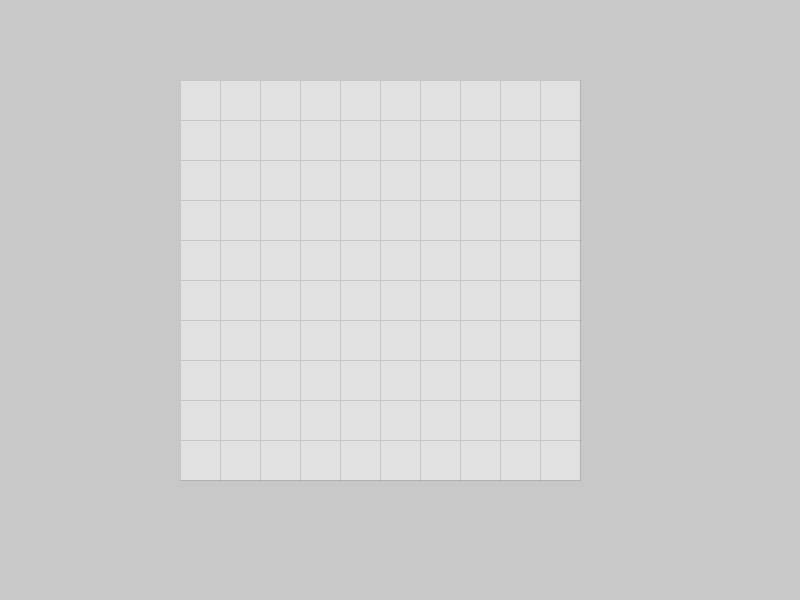
Frame 1 (no input)
Frame 60 (the mouse pressed at the canvas centre just before this capture): identical to frame 1, image omitted
Frame 120 (the mouse held since frame 60 and released just before this capture): identical to frame 1, image omitted

The Processing sketch that drew this single still picture (run headless with seeded random() and noise(); from frame 60 on, the mouse is pressed at the canvas centre):

// Processing sketch: Saper
// ── Saper.pde
PGraphics screen;

SaperBoard board;

void setup() {
  size(800, 600);
  
  screen = createGraphics(width, height);
  
  board = new SaperBoard(400, 400, 10, 10);
  board.generate();
}

void draw() {
  screen.beginDraw();
  
  screen.background(200);
  board.draw(screen);
  
  screen.endDraw();
  
  image(screen, 0, 0);
}

void mousePressed() {
  board.mousePressed();
}

// ── Button.pde
public interface ButtonAction {
 void Invoke(); 
}

public class Button extends GameObject {
 private float _w, _h;
 private color _color;
 private boolean _hasStroke;
 private float _strokeWeight;
 private color _strokeColor;
 private ArrayList<ButtonAction> _actions = new ArrayList<ButtonAction>();
 
 public Button(PVector pos, float w, float h) {
   this(pos.x, pos.y, w, h);
 }
 
 public Button(float x, float y, float w, float h) {
  this(x, y, w, h, color(255)); 
 }
 
 public Button(float x, float y, float w, float h, color col) {
   this(x, y, w, h, col, false, 0, color(0));
 }
 
 public Button(float x, float y, float w, float h, color col, boolean hasStroke, float strokeWeight, color strokeColor) {
  super(x, y);
  _w = w;
  _h = h;
  _color = col;
  _hasStroke = hasStroke;
  _strokeWeight = strokeWeight;
  _strokeColor = strokeColor;
 }
 
 public void addAction(ButtonAction a) {
  _actions.add(a); 
 }
 
 public void Invoke() {
   for (ButtonAction a : _actions) {
     a.Invoke();
   }
 }
 
 public void draw(PGraphics drawTarget) {
    drawTarget.pushMatrix();
    drawTarget.pushStyle();
    
    drawTarget.rectMode(CENTER);
    if (_hasStroke) {
     drawTarget.strokeWeight(_strokeWeight);
     drawTarget.stroke(_strokeColor);
    }
    else {
     drawTarget.noStroke(); 
    }
    drawTarget.fill(_color);
    PVector pos = getPosition();
    drawTarget.translate(pos.x, pos.y);
    drawTarget.rect(0, 0, _w, _h);

    drawTarget.popStyle();
    drawTarget.popMatrix();
 }
 
 public boolean isInside(float x, float y) {
   PVector pos = getPosition();
  return x >= pos.x - _w / 2f && x <= pos.x + _w / 2f && y >= pos.y - _h / 2f && y <= pos.y + _h / 2f;
 }
 
 public void mousePressed() {
   if (mouseButton == LEFT && isInside(mouseX, mouseY)) {
     for (ButtonAction a : _actions) {
       a.Invoke();
     }
   }
 }
 
 public void setStrokeWeight(float strokeWeight) {
   _strokeWeight = strokeWeight;
 }
 
 public void setStrokeColor(color strokeColor) {
   _strokeColor = strokeColor;
 }
 
 public void setHasStroke(boolean hasStroke) {
   _hasStroke = hasStroke;
 }
 
 public void setColor(color Color) {
   _color = Color;
 }
 
 public float getHeight() {
   return _h; 
 }
 
 public float getWidth() {
  return _w; 
 }
 
 public void setWidth(float w) {
   _w = w;
 }
 
 public void setHeight(float h) {
   _h = h;
 }
}

// ── GameObject.pde
public class GameObject {
  private PVector _pos;
  private boolean _enabled;
  
  public GameObject() {
   this(0, 0); 
  }
  
  public GameObject(float x, float y) {
    this(new PVector(x, y));
  }
  
  public GameObject(PVector pos) {
   _pos = new PVector(pos.x, pos.y);
   _enabled = true;
  }
  
  public void setPosition(float x, float y) {
    setPosition(new PVector(x, y));
  }
  
  public void setPosition(PVector pos) {
    _pos.x = pos.x;
    _pos.y = pos.y;
  }
  
  public PVector getPosition() {
    return _pos;
  }
  
  public boolean isEnabled() {
     return _enabled; 
  }
  
  public void enable(boolean enable) {
     _enabled = enable;
  }
  
  public void draw(PGraphics drawTarget) {
    
  }
  
  public void mousePressed() {
    
  }
  
  public void mouseReleased() {
    
  }
  
  public void mouseDragged() {
    
  }
}

// ── RangeSlider.pde
public interface SliderAction {
 void Invoke(); 
}

public class RangeSlider extends GameObject {
  
  private float _min = 0f;
  private float _max = 1f;
  private float _w = 100f;
  private float _h = 10f;
  private ArrayList<RangeSliderHandle> _handles = new ArrayList<RangeSliderHandle>();
  private ArrayList<SliderAction> _actions = new ArrayList<SliderAction>();
  
  private int _handle = -1;
  
  RangeSlider(ArrayList<Float> values, float minValue, float maxValue, ArrayList<Integer> colors) {
    super();
    
    this._min = minValue;
    this._max = maxValue;
    this._w = 100f;
    this._h = 10f;
    this._handles = new ArrayList<RangeSliderHandle>();
    
    for (int i = 0; i < values.size(); ++i) {
      if (i + 1 < values.size()) {
        float start = this._min;
        float end = values.get(i + 1);
        if (i != 0) {
            start = values.get(i - 1);
        }
        
        color c = color(128);
        
        if (i < colors.size()) {
          c = colors.get(i);
        }
        
        RangeSliderHandle h = new RangeSliderHandle(values.get(i), start, end, c);
        h.setDiameter(this._h * 0.9);
        this._handles.add(h);
      }
      else {
        
        color c = color(128);
        
        if (i < colors.size()) {
          c = colors.get(i);
        }
        
        float start = this._min;
        
        if (i != 0) {
          start = values.get(i - 1);
        }
        
        RangeSliderHandle h = new RangeSliderHandle(values.get(i), start, this._max, c);
        h.setDiameter(this._h * 0.9);
        this._handles.add(h);
      }
    }
  }
  
  public void setSize(float w, float h) {
    this._w = w;
    this._h = h;
    
    for (int i = 0; i < this._handles.size(); ++i) {
      this._handles.get(i).setDiameter(this._h * 0.9);
    }
  }
  
   public float getHeight() {
     return this._h; 
   }
   
   public float getWidth() {
    return this._w; 
   }
   
   public void setHeight(float h) {
     this._h = h; 
   }
   
   public void setWidth(float w) {
     this._w = w; 
   }
   
   public void addAction(SliderAction a) {
     this._actions.add(a);
   }
   
   public void Invoke() {
     for (SliderAction a : this._actions) {
       a.Invoke();
     }
   }
  
  private float mapValueToPos(float value, float newMin, float newMax) {
    return map(value, this._min, this._max, newMin, newMax);
  }
  
  public void draw(PGraphics drawTarget) {
    drawTarget.pushMatrix();
    drawTarget.pushStyle();
    
    if (this._handle != -1) {
      // Nie wiem czy bedzie dzialac jak sie przesunie PGraphics
      this.onDrag(this._handle, mouseX);
    }
    
    drawTarget.rectMode(CORNER);
    drawTarget.noStroke();
    drawTarget.fill(225);
    drawTarget.rect(super._pos.x, super._pos.y, this._w, this._h * 0.25, 55, 55, 55, 55);
    drawTarget.ellipseMode(CORNER);
    
    for (int h = 0; h < this._handles.size(); ++h) {
      
      float minX = super._pos.x + this.mapValueToPos(this._handles.get(h).getMinValue(), 0.0, this._w - this._h * 0.9);
      float valX = super._pos.x + this.mapValueToPos(this._handles.get(h).getValue(), 0.0, this._w - this._h * 0.9);
      float w = valX - minX;
      
      drawTarget.pushMatrix();
      drawTarget.pushStyle();
      drawTarget.fill(this._handles.get(h).getColor());
      drawTarget.rect(minX, super._pos.y, w, this._h * 0.25, 55, 55, 55, 55);
      drawTarget.popStyle();
      drawTarget.popMatrix();
    }
    
    for (int h = 0; h < this._handles.size(); ++h) {
      this._handles.get(h).setPosition(super._pos.x + this.mapValueToPos(this._handles.get(h).getValue(), 0.0, this._w - this._h * 0.9), super._pos.y - this._h * (0.9 - 0.25) * 0.5);
      this._handles.get(h).draw(drawTarget);
    }    
    drawTarget.popStyle();
    drawTarget.popMatrix();
  }
  
  public Tuple2<Boolean, Integer> insideHandle(float tempX, float tempY) {
    for (int i = this._handles.size() - 1; i > -1; --i) {
      if (this._handles.get(i).inside(tempX, tempY)) {
        return new Tuple2<Boolean, Integer>(true, i);
      }
    }
    return new Tuple2<Boolean, Integer>(false, -1);
  }
  
  public void onDrag(int handleIndex, float mouseXPos) {
    float startPos = super._pos.x + this._h * 0.9 * 0.5;
    float endPos = super._pos.x + this._w - this._h * 0.9 * 0.5;
    
    if (handleIndex > 0) {
        startPos = this._handles.get(handleIndex - 1).getPosition().x + this._handles.get(handleIndex - 1).getDiameter() / 2f;
    }
    
    if (handleIndex + 1 < this._handles.size()) {
        endPos = this._handles.get(handleIndex + 1).getPosition().x + this._handles.get(handleIndex + 1).getDiameter() / 2f;
    }
    
    this._handles.get(handleIndex).onDrag(mouseXPos, startPos, endPos);
    
    for (int i = handleIndex; i < this._handles.size(); ++i) {
      if (i + 1 < this._handles.size()) {
        float start = this._min;
        float end = this._handles.get(i + 1).getValue();
        if (i != 0) {
            start = this._handles.get(i - 1).getValue();
        }
        this._handles.get(i).setRange(start, end);
      }
      else {
        
        float start = this._min;
        
        if (i != 0) {
          start = this._handles.get(i - 1).getValue();
        }
        
        this._handles.get(i).setRange(start, this._max);
      }
    }
  }
  
  public void onReleased() {
    for (int i = 0; i < this._handles.size(); ++i) {
      this._handles.get(i).drag(false);
    }
  }
  
  public ArrayList<Float> getValues() {
    ArrayList<Float> values = new ArrayList<Float>();
    
    for (int i = 0; i < this._handles.size(); ++i) {
      values.add(this._handles.get(i).getValue());
    }
    
    return values;
  }
  
  public void mousePressed() {
    Tuple2<Boolean, Integer> res = this.insideHandle(mouseX, mouseY);
  
    if (res.getFirst()) {
      this._handle = res.getSecond();
    }
  }
  
  public void mouseReleased() {
      if (this._handle != -1) {
        this._handle = -1;
        this.onReleased();
        
        this.Invoke();
      }
  }
}

class RangeSliderHandle extends GameObject {
  
  private float _min = 0f;
  private float _max = 1f;
  private float _value = 0.5f;
  private float _diameter = 9f;
  private color _c = color(#FFFFFF);
  private boolean _dragged = false;
  
  RangeSliderHandle(float value, float minValue, float maxValue, color colorValue) {
    super();
    this._value = value;
    this._min = minValue;
    this._max = maxValue;
    this._diameter = 9f;
    this._c = colorValue;
    this._dragged = false;
  }
  
  public void setDiameter(float value) {
    this._diameter = value;
  }
  
  public void setValue(float value) {
    this._value = value;
  }
  
  public void setRange(float minValue, float maxValue) {
    this._min = minValue;
    this._max = maxValue;
  }
  
  public void drag(boolean drag) {
     this._dragged = drag;
  }
  
  public float getDiameter() {
    return this._diameter;
  }
  
  public float getValue() {
    return this._value;
  }
  
  public color getColor() {
    return this._c;
  }
  
  public float getMinValue() {
    return this._min;
  }
  
  public float getMaxValue() {
    return this._max;
  }
  
  public Tuple2<Float, Float> getRange() {
    return new Tuple2<Float, Float>(this._min, this._max);
  }
  
  public void draw(PGraphics drawTarget) {
    if (this._dragged) {
      drawTarget.pushMatrix();
      drawTarget.pushStyle();
      drawTarget.noStroke();
      drawTarget.fill(red(this._c), green(this._c), blue(this._c), 128);
      drawTarget.ellipseMode(CENTER);
      drawTarget.circle(super._pos.x + this._diameter / 2f, super._pos.y + this._diameter / 2f, this._diameter * 2f);
      drawTarget.popStyle();
      drawTarget.popMatrix();   
    }

    drawTarget.pushMatrix();
    drawTarget.pushStyle();
    drawTarget.stroke(255);
    drawTarget.strokeWeight(this._diameter * 0.09);
    drawTarget.fill(this._c);
    drawTarget.circle(super._pos.x, super._pos.y, this._diameter);
    drawTarget.popStyle();
    drawTarget.popMatrix();
  }
  
  public boolean inside(float tempX, float tempY) {  
    float r = this._diameter / 2.0;
    
    float x = super._pos.x + r;
    float y = super._pos.y + r;
    
    return (tempX - x) * (tempX - x) + (tempY - y) * (tempY - y) < r * r;
  }
  
  public void onDrag(float mouseXPos, float sliderStart, float sliderEnd) {
    this._dragged = true;
    this._value = map(mouseXPos, sliderStart, sliderEnd, this._min, this._max);
    if (this._value > this._max) {
      this._value = this._max;
    }
    else if (this._value < this._min) {
       this._value = this._min;
    }
  }
}

// ── SaperBoard.pde
class SaperBoard extends GameObject {
  
  private int _w, _h;
  private int _cellsNumberX, _cellsNumberY;
  
  private int _bombsNumber = 10;
  
  private ArrayList<SaperCell> _cells = new ArrayList<SaperCell>();
  
  private boolean _gameEnded = false;
  
  public SaperBoard(int w, int h, int cellsNumberX, int cellsNumberY) {
    _w = w;
    _h = h;
    _cellsNumberX = cellsNumberX;
    _cellsNumberY = cellsNumberY;
  }
  
  public void draw(PGraphics drawTarget) {
    for (int i = 0; i < _cells.size(); i++) {
     _cells.get(i).draw(drawTarget);
    }
  }
  
  public void mousePressed() {
    if (!_gameEnded) {
      for (int i = 0; i < _cells.size(); i++) {
        _cells.get(i).mousePressed();
      }
    }
  }
  
  public void setBombsNumber(int num) {
    _bombsNumber = min(num, _cellsNumberX * _cellsNumberY);
  }
  
  public void setCellsNumberX(int num) {
    _cellsNumberX = num;
    _bombsNumber = min(_bombsNumber, _cellsNumberX * _cellsNumberY);
  }
  
  public void setCellsNumberY(int num) {
    _cellsNumberY = num;
    _bombsNumber = min(_bombsNumber, _cellsNumberX * _cellsNumberY);
  }
  
  public void generate() {
    _gameEnded = false;
    
    int cellSizeX = _w / _cellsNumberX;
    int cellSizeY = _h / _cellsNumberY;
    
    float startX = (width / 2f) - (_cellsNumberX / 2f) * cellSizeX;
    float startY = (height / 2f) - (_cellsNumberY / 2f) * cellSizeY;
    
    ArrayList<Integer> emptyCells = new ArrayList<Integer>();
    for (int i = 0; i < _cellsNumberX * _cellsNumberY; i++) {
       emptyCells.add(i);
    }
    
    ArrayList<Integer> bombCells = new ArrayList<Integer>();
    for (int i = 0; i < _bombsNumber; i++) {
      int cellNum = (int)random(0, emptyCells.size());
      bombCells.add(emptyCells.get(cellNum));
      emptyCells.remove(emptyCells.get(cellNum));
    }
    
    _cells.clear();
    for (int idX = 0; idX < _cellsNumberX; idX++) {
      for (int idY = 0; idY < _cellsNumberY; idY++) {
        float x = startX + idX * cellSizeX;
        float y = startY + idY * cellSizeY;
        
        if (bombCells.contains(idX * _cellsNumberY + idY)) {
          SaperCell cell = new SaperCell(x, y, cellSizeX, cellSizeY);
          
          cell.addAction(() -> {
            println("GameOver :)");
          });
          
          _cells.add(cell);
        }
        else {
          int bombsNum = 0;
          for (int iX = max(idX - 1, 0); iX <= min(idX + 1, _cellsNumberX - 1); iX++) {
            for (int iY = max(idY - 1, 0); iY <= min(idY + 1, _cellsNumberY - 1); iY++) {
               if (iX != idX || iY != idY) {
                 if (bombCells.contains(iX * _cellsNumberY + iY)) {
                   bombsNum++; 
                 }
               }
            }
          }
          
          SaperCell cell = new SaperCell(x, y, cellSizeX, cellSizeY, bombsNum);
          final int currIdX = idX;
          final int currIdY = idY;
          
          cell.addAction(() -> {
            if (cell.isEmpty()) {
              for (int iX = max(currIdX - 1, 0); iX <= min(currIdX + 1, _cellsNumberX - 1); iX++) {
                for (int iY = max(currIdY - 1, 0); iY <= min(currIdY + 1, _cellsNumberY - 1); iY++) {
                   if (iX != currIdX || iY != currIdY) {
                     SaperCell nearCell = _cells.get(iX * _cellsNumberY + iY);
                     if (nearCell.isEmpty() && !nearCell.isEnabled()) {
                        nearCell.Invoke();
                     }
                   }
                }
              }
            }
          });
          
          _cells.add(cell);
        }
      }
    }
  }
}

// ── SaperCell.pde
class SaperCell extends GameObject {
  private int _w, _h;
  private boolean _isBomb;
  private int _num;
  private Text _text;
  private Button _button;
  
  public SaperCell(float x, float y, int w, int h) {
    this(x, y, w, h, "B");
   _isBomb = true;
   _num = 0;
  }
  
  public SaperCell(float x, float y, int w, int h, int num) {
    this(x, y, w, h, "" + num);
    _isBomb = false;
    _num = num;
  }
  
  private SaperCell(float x, float y, int w, int h, String text) {
    super(x, y);
    enable(false);
    
    _w = w;
    _h = h;
    _text = new Text(x, y, text);
    _button = new Button(x, y, w, h);
    _button.setColor(color(225));
    _button.setHasStroke(true);
    _button.setStrokeColor(color(0));
    _button.addAction(() -> {
      enable(true);
    });
  }
  
  public void draw(PGraphics drawTarget) {
    drawTarget.pushMatrix();
    drawTarget.pushStyle();
    
    if (isEnabled()) {
      drawTarget.fill(160);
      drawTarget.rectMode(CENTER);
      PVector pos = getPosition();
      drawTarget.rect(pos.x, pos.y, _w, _h);
      
      if (_isBomb || _num != 0) {
        _text.draw(drawTarget);
      }
    }
    else {
      _button.draw(drawTarget);
    }
    
    drawTarget.popStyle();
    drawTarget.popMatrix();
  }
  
  public void mousePressed() {
    if (!isEnabled()) {
      _button.mousePressed(); 
    }
  }
  
  public void addAction(ButtonAction action) {
    _button.addAction(action); 
  }
  
  public void Invoke() {
    _button.Invoke();
  }
  
  public boolean isBomb() {
    return _isBomb;
  }
  
  public boolean isEmpty() {
    return _num == 0;
  }
}

// ── Text.pde
class Text extends GameObject {  
  private String _text;
  private color _textColor;
  
  public Text() {
   this(0, 0, ""); 
  }
  
  public Text(float x, float y, String text) {
    super(x, y);
   _text = text;
  }
  
  public void setColor(color textColor) {
   _textColor = textColor; 
  }
  
  public void setText(String text) {
    _text = text; 
  }
  
  public void draw(PGraphics drawTarget) {
    drawTarget.pushMatrix();
    drawTarget.pushStyle();
    
    float h = (drawTarget.textAscent() + drawTarget.textDescent()) * 0.75f;
    float w = drawTarget.textWidth(_text);
    PVector pos = getPosition();
    
    drawTarget.fill(_textColor);
    drawTarget.textSize(20);
    drawTarget.text(_text, pos.x - w / 2f, pos.y + h / 2f);
    
    drawTarget.popMatrix();
    drawTarget.popStyle();
  }
}

// ── TextButton.pde
public class TextButton extends Button {
  private Text _text;
  
  public TextButton(String text, float x, float y, float w, float h) {
   super(x, y, w, h);
   _text = new Text(x, y, text);
   _text.setColor(color(0));
  }
  
  public void draw(PGraphics drawTarget) {
    super.draw(drawTarget);
    
    drawTarget.pushMatrix();
    drawTarget.pushStyle();
    
    _text.draw(drawTarget);
    
    drawTarget.popStyle();
    drawTarget.popMatrix();
  }
  
  public void setText(String text) {
    _text.setText(text);
  }
  
  public void setTextColor(color textColor) {
    _text.setColor(textColor);
  }
}

// ── Tuple2.pde
public class Tuple2<K, V> {

    private K first;
    private V second;
  
    public Tuple2(K first, V second){
        this.first = first;
        this.second = second;
    }

    public K getFirst() {
      return first;
    }
    
    public V getSecond() {
      return second;
    }
}
